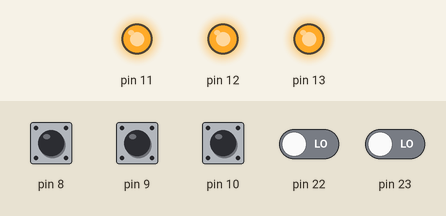
Bench run of a sketch on a simulated Arduino Uno, built with avr-gcc and run on an emulated ATmega328P. Parts: output pins drawn as LEDs (lit = HIGH). Dashed ring = blinking. Inputs (shaded band) come from the test bench; at power-on: pin 8–10 HIGH, pin 22, pin 23 LOW.

Above: at 1.2 s.
1.3 s: pin 8 pulsed LOW 5 times (0.12 s each, 0.3 s apart)
At 1.66 s:
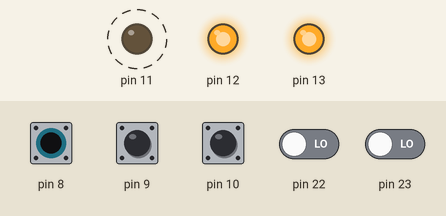
4.3 s: pin 9 pulled LOW for 0.15 s
At 4.37 s:
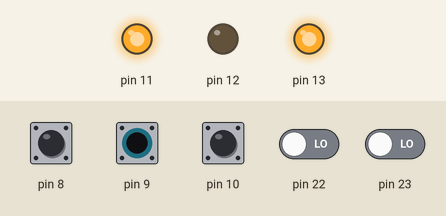
5.9 s: pin 10 pulled LOW for 0.15 s
At 5.97 s:
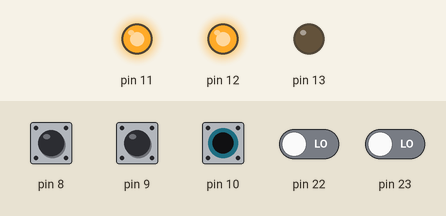
Timing chart, 0 to 8.9 s (numbered marks = the images above; inputs shaded):
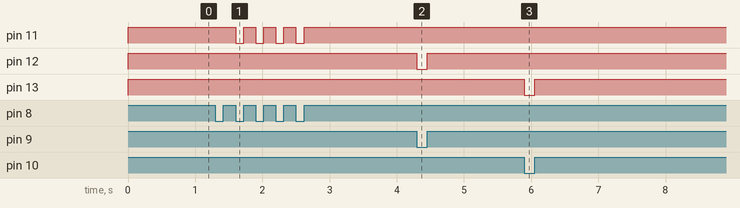

The sketch:

Interrupt2.ino
```cpp
// Interrup 2

const uint8_t led2 = 5;
const uint8_t led1 = 4;
const uint8_t led0 = 3;

// Variáveis globais que são acessadas por interrupções devem ser declaradas volatile;
volatile byte last_PINB = PINB;

void setup() {
  cli();
  /* Equivalente a
  pinMode(10, INPUT_PULLUP);
  pinMode(09, INPUT_PULLUP);
  pinMode(08, INPUT_PULLUP);
  */
  DDRB &= ~( (1 << DDB2) | (1 << DDB1) | (1 << DDB0) );
  PORTB |= ( (1 << PORTB2) | (1 << PORTB1) | (1 << PORTB0) );

  /* Equivalente a
  pinMode(13, OUTPUT);
  pinMode(12, OUTPUT);
  pinMode(11, OUTPUT);
  */
  DDRB |= ( (1 << DDB5) | (1 << DDB4) | (1 << DDB3) );
  PORTB |= ( bit(led2) | bit(led1) | bit(led0) );

  // Seta as "chaves" necessárias para que as interrupções cheguem ao vetor;
  PCICR |= (1 << PCIE0);
  PCMSK0 |= ( (1 << PCINT2) | (1 << PCINT1) | (1 << PCINT0) );

  sei();
}
void loop() {}

/* Função de Tratamento de Interrupção */
ISR(PCINT0_vect) {
  uint8_t changed_bits;
  changed_bits = PINB ^ last_PINB;
  last_PINB = PINB;

  if (changed_bits & bit(PINB2)){
    if (PINB & bit(PINB2)) {
    // D10 mudou de LOW para HIGH;
      PORTB |= bit(led2);
    }
    else {
    // D10 mudou de HIGH para LOW;
      PORTB &= ~bit(led2);
    }
  }
  else if (changed_bits & bit(PINB1)){
    if (PINB & bit(PINB1)) {
    // D09 mudou de LOW para HIGH;
      PORTB |= bit(led1);
    }
    else {
    // D09 mudou de HIGH para LOW;
      PORTB &= ~bit(led1);
    }
  }
  else if (changed_bits & bit(PINB0)){
    if (PINB & bit(PINB0)) {
    // D08 mudou de LOW para HIGH;
      PORTB |= bit(led0);
    }
    else {
    // D08 mudou de HIGH para LOW;
      PORTB &= ~bit(led0);
    }
  }
}
```

Measured:
- after the input at 1.3 s, pin 11: alternates HIGH for 0.18 s and LOW for 0.12 s, 8 changes in all, then stays HIGH, starting after 0.30 s
- after the input at 4.3 s, pin 12: HIGH → LOW at once, → HIGH 0.15 s later
- after the input at 5.9 s, pin 13: HIGH → LOW at once, → HIGH 0.15 s later
